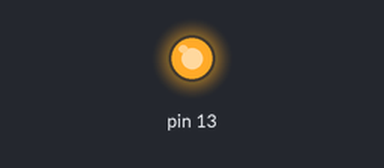
The sketch below on a simulated Arduino Uno, built with avr-gcc and run on an emulated ATmega328P. Parts: output pins drawn as LEDs (lit = HIGH).

Above: at 1.5 s.
At 4.5 s:
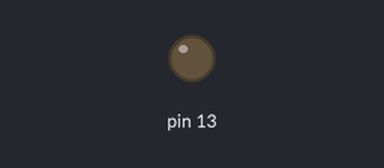
Timing chart, 0 to 7.8 s (numbered marks = the images above):
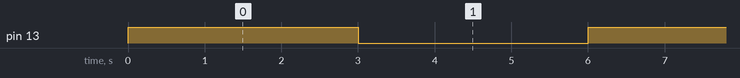

The sketch:

Circuit_01.ino
```cpp
/*
SparkFun Inventor's Kit
Example sketch 01

BLINKING A LED

  Turn an LED on for one second, off for one second,
  and repeat forever.

Hardware connections:

  Most Arduinos already have an LED and resistor connected to
  pin 13, so you may not need any additional circuitry.

  But if you'd like to connect a second LED to pin 13, or use
  a different pin, follow these steps:

    Connect the positive side of your LED (longer leg) to Arduino
    digital pin 13 (or another digital pin, don't forget to change
    the code to match).

    Connect the negative side of your LED (shorter leg) to a
    330 Ohm resistor (orange-orange-brown). Connect the other side
    of the resistor to ground.

    pin 13 _____ + LED - _____ 330 Ohm _____ GND

    (We always use resistors between the Arduino and and LEDs
    to keep the LEDs from burning out due to too much current.)

This sketch was written by SparkFun Electronics,
with lots of help from the Arduino community.
This code is completely free for any use.
Visit http://learn.sparkfun.com/products/2 for SIK information.
Visit http://www.arduino.cc to learn about the Arduino.

Version 2.0 6/2012 MDG
*/


// Welcome to Arduino!

// If you're brand-new to this, there will be some new things to
// learn, but we'll jump right in and explain things as we go.

// The Arduino is a tiny computer that runs programs called
// "sketches". These are text files written using instructions
// the computer understances. You're reading a sketch right now.

// Sketches have computer code in them, but also (hopefully)
// "comments" that explain what the code does. Comments and code
// will have different colors in the editor so you can tell them
// apart.

// This is a comment - anything on a line after "//" is ignored
// by the computer.

/* This is also a comment - this one can be multi-line, but it
must start and end with these characters */

// A "function" is a named block of code, that performs a specific,
// well, function. Many useful functions are already built-in to
// the Arduino; others you'll name and write yourself for your
// own purposes.

// All Arduino sketches MUST have two specific functions, named
// "setup()" and "loop()". The Arduino runs these functions
// automatically when it starts up or if you press the reset
// button. You'll typically fill these function "shells" with your
// own code. Let's get started!


// The setup() function runs once when the sketch starts.
// You'll use it for things you need to do first, or only once:


void setup()
{
  // The Arduino has 13 digital input/output pins. These pins
  // can be configured as either inputs or outputs. We set this
  // up with a built-in function called pinMode().

  // The pinMode() function takes two values, which you type in
  // the parenthesis after the function name. The first value is
  // a pin number, the second value is the word INPUT or OUTPUT.

  // Here we'll set up pin 13 (the one connected to a LED) to be
  // an output. We're doing this because we need to send voltage
  // "out" of the Arduino to the LED.

  pinMode(13, OUTPUT);

  // By the way, the Arduino offers many useful built-in functions
  // like this one. You can find information on all of them at the
  // Arduino website: http://arduino.cc/en/Reference
}


// After setup() finishes, the loop() function runs over and over
// again, forever (or until you turn off or reset the Arduino).
// This is usually where the bulk of your program lives:


void loop()
{
  // The 13 digital pins on your Arduino are great at inputting
  // and outputting on/off, or "digital" signals. These signals
  // will always be either 5 Volts (which we call "HIGH"), or
  // 0 Volts (which we call "LOW").

  // Because we have an LED connected to pin 13, if we make that
  // output HIGH, the LED will get voltage and light up. If we make
  // that output LOW, the LED will have no voltage and turn off.

  // digitalWrite() is the built-in function we use to make an
  // output pin HIGH or LOW. It takes two values; a pin number,
  // followed by the word HIGH or LOW:

  digitalWrite(13, HIGH);   // Turn on the LED

  // delay() is a function that pauses for a given amount of time.
  // It takes one value, the amount of time to wait, measured in
  // milliseconds. There are 1000 milliseconds in a second, so if
  // you delay(1000), it will pause for exactly one second:

  int x = 3000;
  delay(x);              // Wait for one second

  digitalWrite(13, LOW);    // Turn off the LED

  delay(x);              // Wait for one second

  // All together, the above code turns the LED on, waits one
  // second, turns it off, and waits another second.

  // When the computer gets to the end of the loop() function,
  // it starts loop() over again. So this program will continue
  // blinking the LED on and off!

  // Try changing the 1000 in the above delay() functions to
  // different numbers and see how it affects the timing. Smaller
  // values will make the loop run faster. (Why?)
}
```

Measured:
- by itself, pin 13: alternates HIGH for 3.0 s and LOW for 3.0 s
